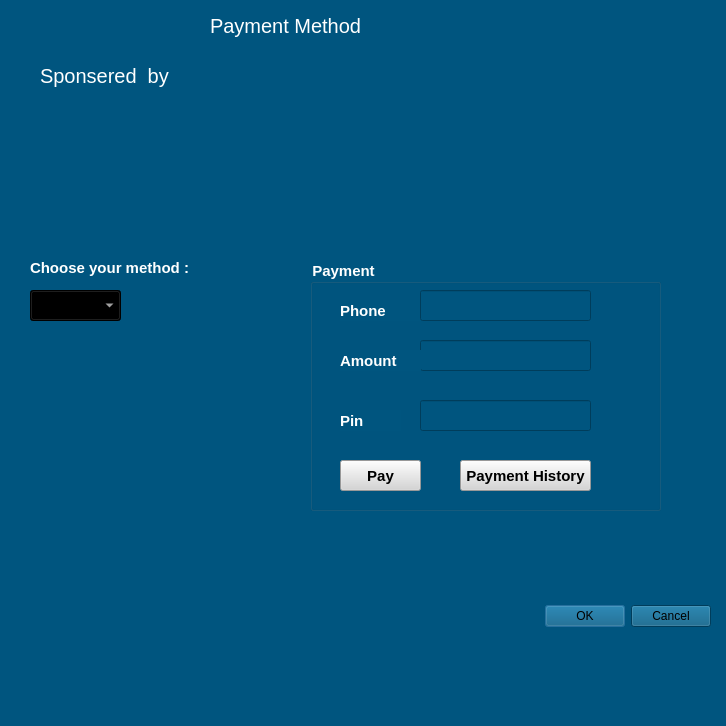
<?xml version="1.0" encoding="UTF-8"?>
<ui version="4.0">
 <class>paybill</class>
 <widget class="QDialog" name="paybill">
  <property name="geometry">
   <rect>
    <x>0</x>
    <y>0</y>
    <width>726</width>
    <height>726</height>
   </rect>
  </property>
  <property name="windowTitle">
   <string>Dialog</string>
  </property>
  <property name="styleSheet">
   <string notr="true">background-color: rgb(0, 85, 127);</string>
  </property>
  <widget class="QDialogButtonBox" name="buttonBox">
   <property name="geometry">
    <rect>
     <x>520</x>
     <y>600</y>
     <width>191</width>
     <height>32</height>
    </rect>
   </property>
   <property name="orientation">
    <enum>Qt::Horizontal</enum>
   </property>
   <property name="standardButtons">
    <set>QDialogButtonBox::Cancel|QDialogButtonBox::Ok</set>
   </property>
  </widget>
  <widget class="QLabel" name="label_bkash">
   <property name="geometry">
    <rect>
     <x>50</x>
     <y>110</y>
     <width>91</width>
     <height>111</height>
    </rect>
   </property>
   <property name="text">
    <string/>
   </property>
  </widget>
  <widget class="QLabel" name="label_rocket">
   <property name="geometry">
    <rect>
     <x>230</x>
     <y>110</y>
     <width>101</width>
     <height>111</height>
    </rect>
   </property>
   <property name="text">
    <string/>
   </property>
  </widget>
  <widget class="QLabel" name="label_nagad">
   <property name="geometry">
    <rect>
     <x>420</x>
     <y>110</y>
     <width>91</width>
     <height>111</height>
    </rect>
   </property>
   <property name="text">
    <string/>
   </property>
  </widget>
  <widget class="QLabel" name="label">
   <property name="geometry">
    <rect>
     <x>210</x>
     <y>10</y>
     <width>161</width>
     <height>31</height>
    </rect>
   </property>
   <property name="styleSheet">
    <string notr="true">color: #fff;
font-size : 20px;</string>
   </property>
   <property name="text">
    <string>Payment Method</string>
   </property>
  </widget>
  <widget class="QGroupBox" name="groupBox">
   <property name="geometry">
    <rect>
     <x>310</x>
     <y>260</y>
     <width>351</width>
     <height>251</height>
    </rect>
   </property>
   <property name="styleSheet">
    <string notr="true">color: white;
font-weight : bold;
font-size : 15px;</string>
   </property>
   <property name="title">
    <string>Payment</string>
   </property>
   <widget class="QLineEdit" name="lineEdit">
    <property name="geometry">
     <rect>
      <x>110</x>
      <y>80</y>
      <width>171</width>
      <height>31</height>
     </rect>
    </property>
    <property name="styleSheet">
     <string notr="true">color: rgb(255, 255, 255);
font-weight : bold;
font-size : 15px;</string>
    </property>
   </widget>
   <widget class="QLabel" name="label_2">
    <property name="geometry">
     <rect>
      <x>30</x>
      <y>90</y>
      <width>81</width>
      <height>21</height>
     </rect>
    </property>
    <property name="styleSheet">
     <string notr="true">color: white;
font-weight : bold;
font-size : 15px;</string>
    </property>
    <property name="text">
     <string>Amount</string>
    </property>
   </widget>
   <widget class="QLineEdit" name="lineEdit_2">
    <property name="geometry">
     <rect>
      <x>110</x>
      <y>140</y>
      <width>171</width>
      <height>31</height>
     </rect>
    </property>
    <property name="styleSheet">
     <string notr="true">color: rgb(255, 255, 255);
font-size : 15px;
font-weight : bold;</string>
    </property>
    <property name="echoMode">
     <enum>QLineEdit::Password</enum>
    </property>
   </widget>
   <widget class="QLabel" name="label_3">
    <property name="geometry">
     <rect>
      <x>30</x>
      <y>150</y>
      <width>61</width>
      <height>21</height>
     </rect>
    </property>
    <property name="styleSheet">
     <string notr="true">color: white;
font-weight : bold;
font-size : 15px;</string>
    </property>
    <property name="text">
     <string>Pin</string>
    </property>
   </widget>
   <widget class="QPushButton" name="pushButton">
    <property name="geometry">
     <rect>
      <x>30</x>
      <y>200</y>
      <width>81</width>
      <height>31</height>
     </rect>
    </property>
    <property name="styleSheet">
     <string notr="true">background-color: rgb(213, 213, 213);
color : black;
font-weight : bold;
font-size : 15px;
</string>
    </property>
    <property name="text">
     <string>Pay</string>
    </property>
   </widget>
   <widget class="QPushButton" name="pushButton_2">
    <property name="geometry">
     <rect>
      <x>150</x>
      <y>200</y>
      <width>131</width>
      <height>31</height>
     </rect>
    </property>
    <property name="styleSheet">
     <string notr="true">background-color: rgb(213, 213, 213);
color : black;
font-weight : bold;
font-size : 15px;
</string>
    </property>
    <property name="text">
     <string>Payment History</string>
    </property>
   </widget>
   <widget class="QLabel" name="label_6">
    <property name="geometry">
     <rect>
      <x>30</x>
      <y>40</y>
      <width>81</width>
      <height>21</height>
     </rect>
    </property>
    <property name="text">
     <string>Phone</string>
    </property>
   </widget>
   <widget class="QLineEdit" name="lineEdit_3">
    <property name="geometry">
     <rect>
      <x>110</x>
      <y>30</y>
      <width>171</width>
      <height>31</height>
     </rect>
    </property>
   </widget>
  </widget>
  <widget class="QComboBox" name="comboBox">
   <property name="geometry">
    <rect>
     <x>30</x>
     <y>290</y>
     <width>91</width>
     <height>31</height>
    </rect>
   </property>
   <property name="styleSheet">
    <string notr="true">color: rgb(255, 255, 255);
background-color: rgb(0, 0, 0);
font-weight : bold;
font-size : 15px;</string>
   </property>
  </widget>
  <widget class="QLabel" name="label_4">
   <property name="geometry">
    <rect>
     <x>30</x>
     <y>260</y>
     <width>161</width>
     <height>16</height>
    </rect>
   </property>
   <property name="styleSheet">
    <string notr="true">color: white;
font-weight : bold;
font-size : 15px;</string>
   </property>
   <property name="text">
    <string>Choose your method : </string>
   </property>
  </widget>
  <widget class="QLabel" name="label_5">
   <property name="geometry">
    <rect>
     <x>40</x>
     <y>60</y>
     <width>131</width>
     <height>31</height>
    </rect>
   </property>
   <property name="styleSheet">
    <string notr="true">color: #fff;
font-size : 20px;</string>
   </property>
   <property name="text">
    <string>Sponsered  by : </string>
   </property>
  </widget>
 </widget>
 <resources/>
 <connections>
  <connection>
   <sender>buttonBox</sender>
   <signal>accepted()</signal>
   <receiver>paybill</receiver>
   <slot>accept()</slot>
   <hints>
    <hint type="sourcelabel">
     <x>248</x>
     <y>254</y>
    </hint>
    <hint type="destinationlabel">
     <x>157</x>
     <y>274</y>
    </hint>
   </hints>
  </connection>
  <connection>
   <sender>buttonBox</sender>
   <signal>rejected()</signal>
   <receiver>paybill</receiver>
   <slot>reject()</slot>
   <hints>
    <hint type="sourcelabel">
     <x>316</x>
     <y>260</y>
    </hint>
    <hint type="destinationlabel">
     <x>286</x>
     <y>274</y>
    </hint>
   </hints>
  </connection>
 </connections>
</ui>
